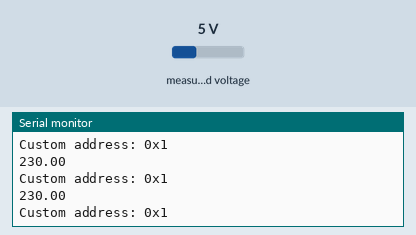
This sketch was run on a simulated Arduino Uno, built with avr-gcc and run on an emulated ATmega328P. Shown: the last lines printed to the serial monitor. The inputs (shaded band) are chosen by the test bench; at power-on: measured voltage 5 V.

Above: at 2.8 s.
2.9 s: measured voltage set to 0.3 V
At 3.9 s:
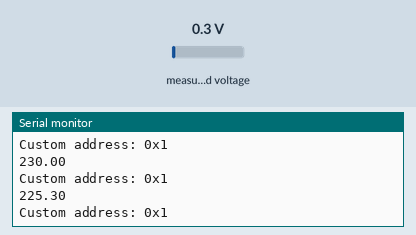
4.4 s: measured voltage set to 3.8 V
At 5.9 s:
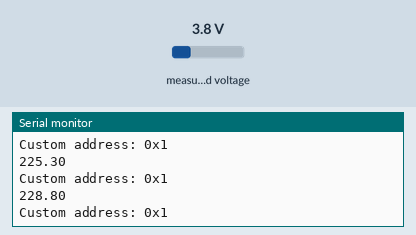
Timing chart, 0 to 7.4 s (numbered marks = the images above; inputs shaded):
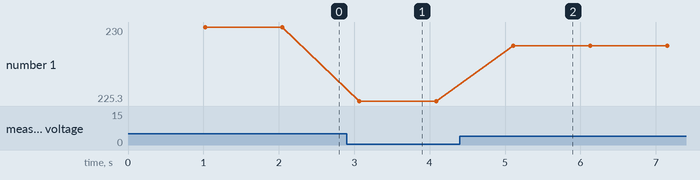

The sketch:

changeAdressPzem004T.ino
```cpp
// (licence header left out)
#include <PZEM004Tv30.h>
#include <SoftwareSerial.h>
// Digunakan pin 12 dan 13 (6, 7) sebagai pin UART (RX, TX)
// Pin TX dari Pzem dihubungkan ke pin (6) ESP8266
// Pin RX dari Pzem dihubungkan ke pin (7) ESP8266


PZEM004Tv30 pzem(12, 13);
// SoftwareSerial pzemSWSerial(PZEM_RX_PIN, PZEM_TX_PIN);
// PZEM004Tv30 pzem(pzemSWSerial);
// Ganti Adress sesuai nilai yang dibutuhkan
#define SET_ADDRESS 0x15


void setup() {
  /* Debugging serial */
  Serial.begin(115200);
  // pzemSWSerial.begin(9600);
}

void loop() {
  pzem.setAddress(SET_ADDRESS);
  Serial.print("Custom address: 0x");
  Serial.println(pzem.readAddress(), HEX);
  delay(1000);
  float Energy = pzem.voltage();
  // Serial.print("Pzem New Address: 0x");
  Serial.println(Energy);
  // Serial.println();
  // delay(2000);
}
```

Measured:
- after the input at 2.9 s, the serial monitor: prints a new line after 0.16 s (image 1)
- after the input at 4.4 s, the serial monitor: prints a new line after 0.71 s (image 2)
- plotted number 1: 230 → 225.3 after the input at 2.9 s, 225.3 → 228.8 after the input at 4.4 s
